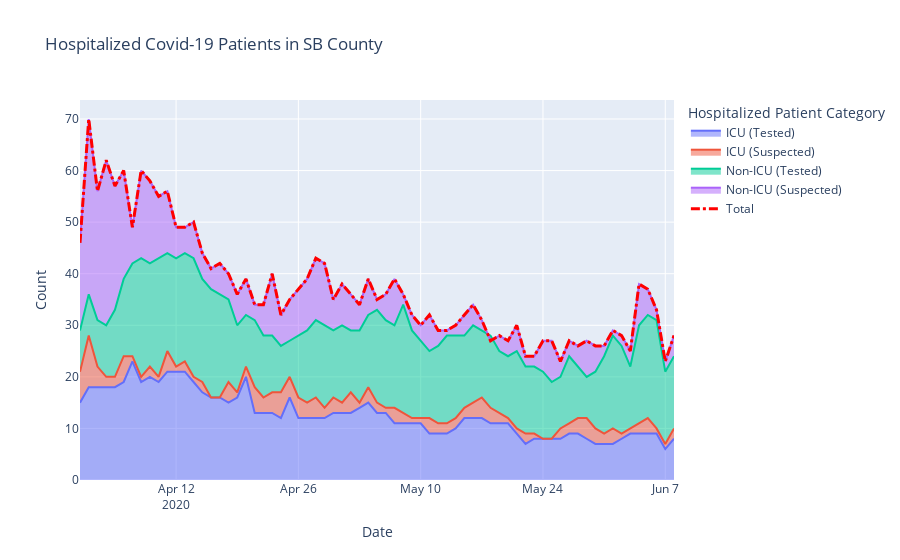

Notebook code cell kept with this figure:
### Code cell
fig = px.area(sbc, x='Date', y='Count', color='Hospitalized Patient Category', title="Hospitalized Covid-19 Patients in SB County")
tot = sbc.groupby('Date').sum()
fig.add_trace(go.Scatter(x=tot.index, y=tot.Count, mode='lines', name='Total', line=dict(dash='dashdot', width=3, color='red')))
fig.show()
import plotly.io as pio
pio.write_html(fig, file='hospitalized_sb.html')
